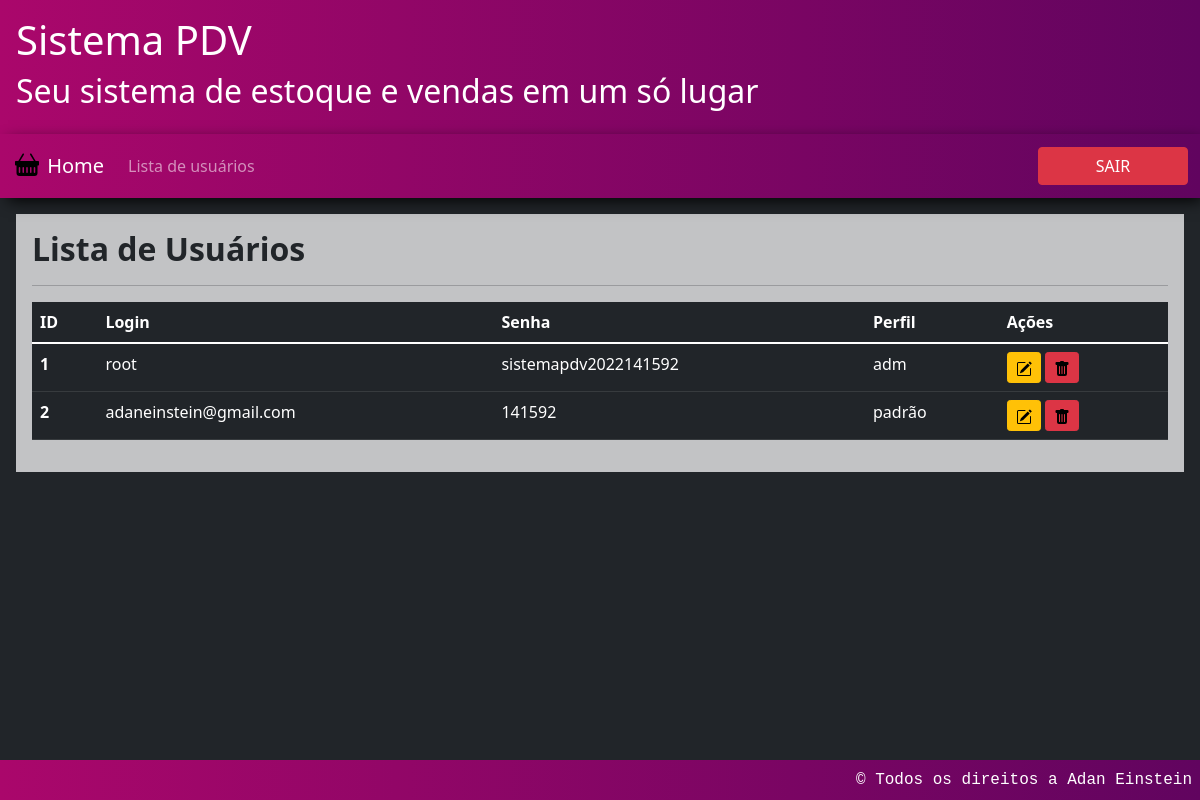
Page /listaUsers.php (signed in) on the committed database.
### tables this page shows
CREATE TABLE `pdv_usuarios` (
  `id` int(11) NOT NULL,
  `login` varchar(100) DEFAULT NULL,
  `senha` varchar(100) DEFAULT NULL,
  `perfil` varchar(50) DEFAULT NULL
);

### banco/conexBanco.php (called while the page is built, shortened)
<?php
class DAO
{
    private $host = "localhost";
    private $user = "root";
    private $pass = "";
    private $db = "crudphp";
    private $driver = "mysql";
    private function conexao()
    {
        try {
            $conexao = new PDO("{$this->driver}:host={$this->host};dbname={$this->db}", "{$this->user}", "{$this->pass}");
            return $conexao;
        } catch (PDOException $e) {
            throw new PDOException($e);
        }
    }
    function select($sql, $arrayParams = null, $todos = false)
    {
        try {
            if ($todos) {
                return $this->conexao()->query($sql);
            }
        } catch (Exception $exception) {
            throw new Exception($exception);
        }
    }
}

### includes/layoutListaUsers.php (the view)
<h2 class="titulo" style="font-weight: bold">
    Lista de Usuários
</h2>
<hr>
<table class="table table-dark">
    <thead>
    <tr>
        <th class="d-md-table-cell d-none" scope="col">ID</th>
        <th scope="col">Login</th>
        <th class="d-md-table-cell d-none" scope="col">Senha</th>
        <th scope="col">Perfil</th>
        <th scope="col">Ações</th>
    </tr>
    </thead>
    <tbody>
    <?php
    $sql = "SELECT * FROM pdv_usuarios";
    try {
        $dados = $conexao->select($sql, null, true);
    } catch (Exception $e) {
        header("Location: home.php");
    }
    if ($dados->rowCount() > 0):
        while ($row = $dados->fetch(PDO::FETCH_ASSOC)):
            ?>
            <tr>
                <th class="d-md-table-cell d-none" scope="row"><?php print($row["id"]) ?></th>
                <td><?php print($row["login"]) ?></td>
                <td class="d-md-table-cell d-none"><?php print($row["senha"]) ?></td>
                <td><?php print($row["perfil"]) ?></td>
                <td>
                    <a class="btn btn-warning
                        btn-sm" href="<?php print("alterarUser.php?id=" . $row["id"]) ?>">
                        <img src="images/pencil-square.svg" width="16" height="16" alt="edit">
                    </a>
                    <a class="btn btn-danger btn-sm" data-bs-toggle="modal" data-bs-target="#modal3"
                       data-bs-whatever="<?php print($row["id"])?>" data-bs-whatever2="<?php print($row["login"])?>">
                        <img src="images/trash-fill.svg" width="16" height="16" alt="delete">
                    </a>
                </td>
            </tr>
        <?php
        endwhile;
    endif;
    ?>
    </tbody>
</table>

### rows in the picture
pdv_usuarios: id "1", login "root", senha "sistemapdv2022141592", perfil "adm"
pdv_usuarios: id "2", login "adaneinstein@gmail.com", senha "141592", perfil "padrão"
